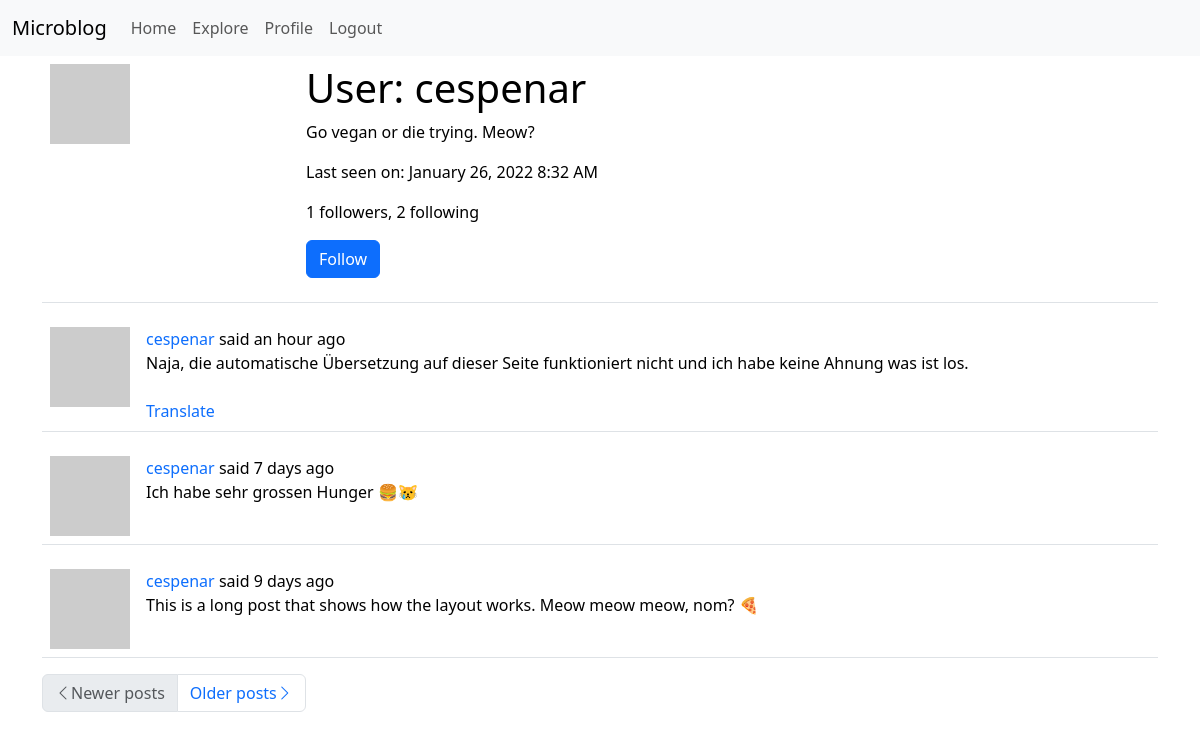
The app's page /user/cespenar (signed in) with its own data.
### app/models.py (models this page shows, shortened)
class User(UserMixin, db.Model):
    id = db.Column(db.Integer, primary_key=True)
    username = db.Column(db.String(64), index=True, unique=True)
    email = db.Column(db.String(120), index=True, unique=True)
    password_hash = db.Column(db.String(128))
    posts = db.relationship('Post', backref='author', lazy='dynamic')
    about_me = db.Column(db.String(140))
    last_seen = db.Column(db.DateTime, default=datetime.utcnow)
    followed = db.relationship(
        'User',
        secondary=followers,
        primaryjoin=(followers.c.follower_id == id),
        secondaryjoin=(followers.c.followed_id == id),
        backref=db.backref('followers', lazy='dynamic'),
        lazy='dynamic'
    )
    def avatar(self, size):
        digest = md5(self.email.lower().encode('utf-8')).hexdigest()
        return f'https://www.gravatar.com/avatar/{digest}?d=identicon&s={size}'
    def is_following(self, user):
        return self.followed.filter(
            followers.c.followed_id == user.id).count() > 0

class Post(db.Model):
    id = db.Column(db.Integer, primary_key=True)
    body = db.Column(db.String(140))
    timestamp = db.Column(db.DateTime, index=True, default=datetime.utcnow)
    user_id = db.Column(db.Integer, db.ForeignKey('user.id'))
    language = db.Column(db.String(5))

### app/routes.py (the view)
@app.route('/user/<username>')
@login_required
def user(username):
    user = User.query.filter_by(username=username).first_or_404()
    page = request.args.get('page', 1, type=int)
    posts = user.posts.order_by(Post.timestamp.desc()).paginate(
        page, app.config['POSTS_PER_PAGE'], False)
    next_url = url_for('user', username=user.username,
                       page=posts.next_num) if posts.has_next else None
    prev_url = url_for('user', username=user.username,
                       page=posts.prev_num) if posts.has_prev else None
    form = EmptyForm()
    return render_template('user.html', user=user, posts=posts.items,
                           next_url=next_url, prev_url=prev_url, form=form)

### app/forms.py
class EmptyForm(FlaskForm):
    submit = SubmitField(_l('Submit'))

### app/models.py (called while the page is built)
@login.user_loader
def load_user(id):
    return User.query.get(int(id))

### app/routes.py (called while the page is built)
@app.before_request
def before_request():
    if current_user.is_authenticated:
        current_user.last_seen = datetime.utcnow()
        db.session.commit()
        g.locale = str(get_locale())

### app/templates/user.html (shortened to what this page needs)
{% extends "base.html" %}
{% block app_content %}
    <table class="table table-hover">
        <tr>
            <td style="width: 256px"><img src="{{ user.avatar(256) }}"
                                          alt="User avatar"></td>
            <td>
                <h1>{{ _('User') }}: {{ user.username }}</h1>
                {% if user.about_me %}<p>{{ user.about_me }}</p>{% endif %}
                {% if user.last_seen %}
                    <p>
                        {{ _('Last seen on') }}: {{ moment(user.last_seen).format('LLL') }}
                    </p>
                {% endif %}
                <p>
                    {{ _('%(count)d followers', count=user.followers.count()) }}, {{ _('%(count)d following', count=user.followed.count()) }}
                </p>
                {% if user == current_user %}
                    <p>
                        <a href="{{ url_for('edit_profile') }}">
                            {{ _('Edit your profile') }}
                        </a>
                    </p>
                {% elif not current_user.is_following(user) %}
                    <p>
                    <form action="{{ url_for('follow', username=user.username) }}"
                          method="post">
                        {{ form.submit(value=_('Follow'), class_='btn btn-primary') }}
                    </form>
                    </p>
                {% endif %}
            </td>
        </tr>
    </table>
    {% for post in posts %}
        {% include "_post.html" %}
    {% endfor %}
    <nav aria-label="...">
        <ul class="pagination">
            <li class="page-item{% if not prev_url %} disabled{% endif %}">
                <a class="page-link" href="{{ prev_url or '#' }}"
                   aria-label="Previous">
                    <span class="bi-chevron-left"
                          aria-hidden="true"></span>{{ _('Newer posts') }}
                </a>
            </li>
            <li class="page-item{% if not next_url %} disabled{% endif %}">
                <a class="page-link" href="{{ next_url or '#' }}"
                   aria-label="Next">
                    {{ _('Older posts') }}<span class="bi-chevron-right"
                                                aria-hidden="true"></span>
                </a>
            </li>
        </ul>
    </nav>
{% endblock %}

### app/templates/_post.html (shortened to what this page needs)
<table class="table table-hover">
    <tr>
        <td style="width: 70px">
            <a href="{{ url_for('user', username=post.author.username) }}">
                <img src="{{ post.author.avatar(70) }}" alt="User avatar">
            </a>
        </td>
        <td>
            {{ _('%(username)s said %(when)s',
                username=user_link, when=moment(post.timestamp).fromNow()) }}
            <br>
            <span id="post{{ post.id }}">{{ post.body }}</span>
            {% if post.language and post.language != g.locale %}
                <br><br>
                <span id="translation{{ post.id }}">
                    <a href="javascript:translate(
                            '#post{{ post.id }}',
                            '#translation{{ post.id }}',
                            '{{ post.language }}',
                            '{{ g.locale }}');">
                        {{ _('Translate') }}
                    </a>
                </span>
            {% endif %}
        </td>
    </tr>
</table>

### app/templates/base.html (style rules this page uses)
a { text-decoration: none; }

### records on screen
User: username "cespenar", about_me "Go vegan or die trying. Meow?", last_seen "January 26, 2022 8:32 AM"
Post: body "Naja, die automatische Übersetzung auf dieser Seite funktioniert nicht und ich habe keine Ahnung was ist los."
Post: body "Ich habe sehr grossen Hunger 🍔😿"
Post: body "This is a long post that shows how the layout works. Meow meow meow, nom? 🍕"
